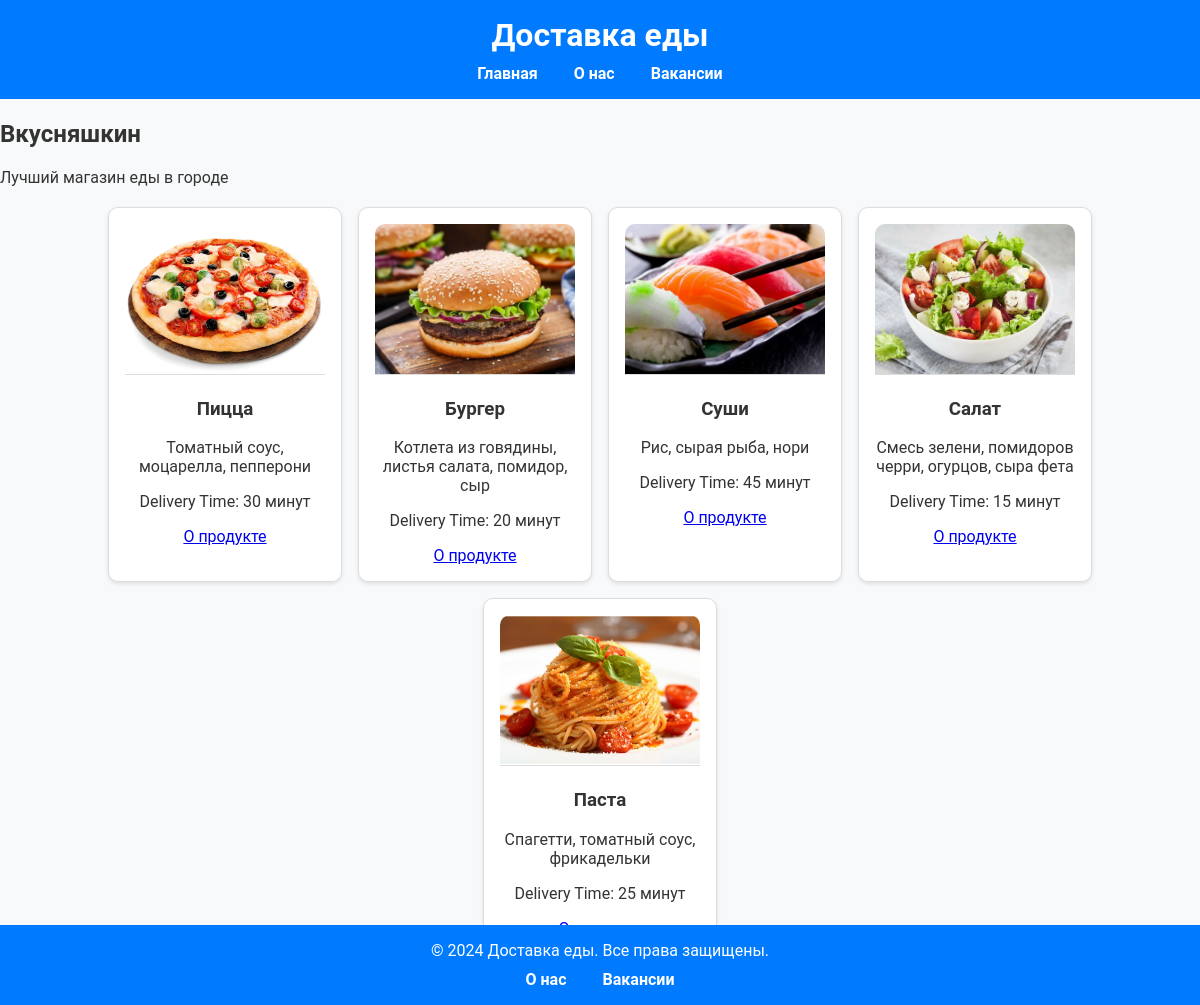
The page /store/1 on the database its author committed.
### index.py (models this page shows)
class Store(db.Model):
    id = db.Column(db.Integer, primary_key=True)
    name = db.Column(db.String(100), nullable=False)
    description = db.Column(db.Text, nullable=False)
    image_path = db.Column(db.String(200), nullable=True)

class Food(db.Model):
    id = db.Column(db.Integer, primary_key=True)
    name = db.Column(db.String(100), nullable=False)
    description = db.Column(db.Text, nullable=False)
    delivery_time = db.Column(db.String(50), nullable=False)
    image_path = db.Column(db.String(200), nullable=True)
    store_id = db.Column(db.Integer, db.ForeignKey('store.id'), nullable=False)

### index.py (the view)
@app.route('/store/<int:store_id>')
def store_detail(store_id):
    store = Store.query.get_or_404(store_id)
    foods = Food.query.filter_by(store_id=store_id).all()
    return render_template('store_detail.html', store=store, foods=foods)

### templates/store_detail.html
{% extends 'base.html' %}
{% block content %}
<h2>{{ store.name }}</h2>
<p>{{ store.description }}</p>
<div class="food-cards">
    {% for food in foods %}
    <div class="food-card">
        <img src="{{ url_for('static', filename=food.image_path) }}" alt="{{ food.name }}">
        <h3>{{ food.name }}</h3>
        <p>{{ food.description }}</p>
        <p>Delivery Time: {{ food.delivery_time }}</p>
        <a href="{{ url_for('food_detail', food_id=food.id) }}">О продукте</a>
    </div>
    {% endfor %}
</div>
{% endblock %}

### templates/base.html (shortened to what this page needs)
<!DOCTYPE html>
<html lang="en">
<head>
    <link rel="stylesheet" href="{{ url_for('static', filename='css/styles.css') }}">
</head>
<body>
    <header>
        <h1>Доставка еды</h1>
        <nav>
            <a href="{{ url_for('home') }}">Главная</a>
            <a href="{{ url_for('about') }}">О нас</a>
            <a href="{{ url_for('vacancies') }}">Вакансии</a>
        </nav>
    </header>
    <main>
        {% block content %}{% endblock %}
    </main>
    <footer>
        <p>&copy; 2024 Доставка еды. Все права защищены.</p>
        <nav>
            <a href="{{ url_for('about') }}">О нас</a>
            <a href="{{ url_for('vacancies') }}">Вакансии</a>
        </nav>
    </footer>
</body>
</html>

### static/css/styles.css (style rules this page uses)
body { font-family: 'Roboto', sans-serif; margin: 0; padding: 0; box-sizing: border-box; background-color: #f8f9fa; color: #333; }
header { background-color: #007bff; color: #fff; padding: 1em 0; text-align: center; position: fixed; width: 100%; top: 0; z-index: 1000; }
header h1 { margin: 0; font-size: 2em; }
nav { margin-top: 10px; }
nav a { margin: 0 1em; text-decoration: none; color: #fff; font-weight: bold; transition: color 0.3s ease; }
main { padding-top: 100px; padding-bottom: 50px; }
.store-cards, .food-cards { display: flex; flex-wrap: wrap; gap: 1em; justify-content: center; margin-top: 20px; }
.store-card, .food-card { border: 1px solid #ddd; padding: 1em; width: 200px; text-align: center; box-shadow: 0 2px 4px rgba(0, 0, 0, 0.1); background-color: #fff; border-radius: 10px; transition: transform 0.3s ease; }
.store-card img, .food-card img { width: 100%; height: 150px; object-fit: cover; border-bottom: 1px solid #ddd; border-radius: 10px 10px 0 0; }
footer { background-color: #007bff; color: #fff; padding: 1em 0; text-align: center; position: fixed; width: 100%; bottom: 0; z-index: 1000; }
footer p { margin: 0; }
footer nav a { margin: 0 1em; text-decoration: none; color: #fff; font-weight: bold; transition: color 0.3s ease; }

### rows shown on the page
Store: name "Вкусняшкин", description "Лучший магазин еды в городе"
Food: image_path (picture), name "Пицца", description "Томатный соус, моцарелла, пепперони", delivery_time "30 минут"
Food: image_path (picture), name "Бургер", description "Котлета из говядины, листья салата, помидор, сыр", delivery_time "20 минут"
Food: image_path (picture), name "Суши", description "Рис, сырая рыба, нори", delivery_time "45 минут"
Food: image_path (picture), name "Салат", description "Смесь зелени, помидоров черри, огурцов, сыра фета", delivery_time "15 минут"
Food: image_path (picture), name "Паста", description "Спагетти, томатный соус, фрикадельки", delivery_time "25 минут"
